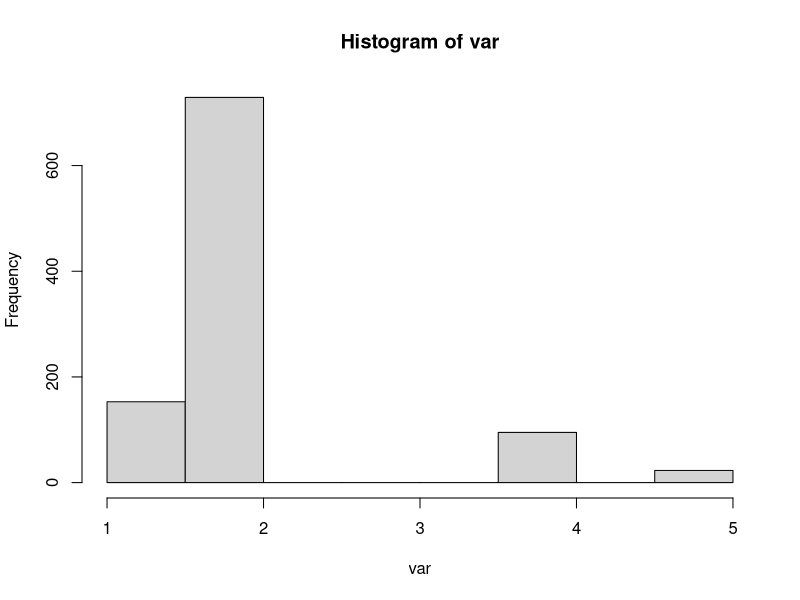

Write R code to recreate this figure.
num_probabilities = 6;
p = runif(num_probabilities,0,1);
p = p/sum(p);

q = runif(num_probabilities,0,1);
q = q/sum(q);

c = max(p)/min(q);


num_var = 1000;

var <-vector();

index = 1;

while (index <=num_var) {
	
	u = runif(1,0,1);
	
	sumu = p[1];
	
	sumu1 = p[1];

	index1 = 2;

	if(u < sumu1) {
		index1 = 1;

	}

	else {

	
		while(TRUE) {

			sumu = sumu1;
			sumu1 = sumu1 + p[index1];

			if((sumu < u) & (u < sumu1)) {
				break;

			}
			
			index1 = index1 +1;
		

			
		}

	}

	my_rand = runif(1,0,1);
	my_y = index1;

	if(my_rand * c * q[my_y] <= p[my_y]) {

		var[index] = my_y;
		index = index + 1;

	} 

}

print(p);
print(var);
windows()
hist(var);